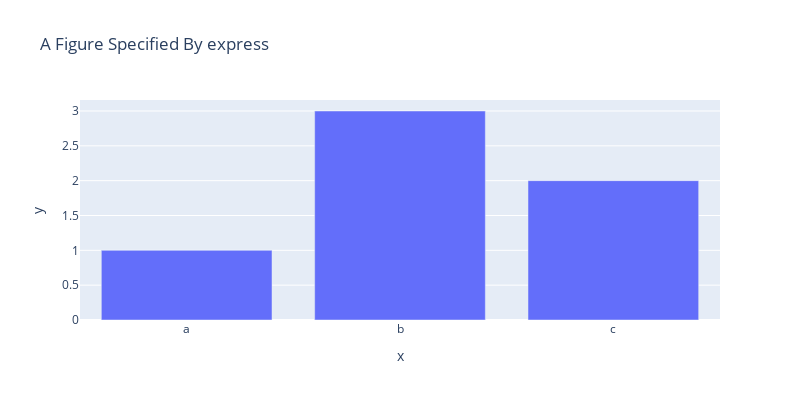

Notebook code cell kept with this figure:
### Markdown cell above
### express 모듈을 활용한 그래프 생성

### Code cell
# 모듈 import 
import plotly.express as px

# Figure 생성
fig = px.bar(x=["a", "b", "c"], y=[1, 3, 2],
            title="A Figure Specified By express",
            width=800, height=400
            )
# Figure 랜더링
fig.show()

### Figure 1 — Plotly figure (JSON) as saved in the notebook; plotly's stock layout.template omitted (floating-point values rounded to 4 significant figures)
{"data": [{"alignmentgroup": "True", "hovertemplate": "x=%{x}<br>y=%{y}<extra></extra>", "legendgroup": "", "marker": {"color": "#636efa", "pattern": {"shape": ""}}, "name": "", "offsetgroup": "", "orientation": "v", "showlegend": false, "textposition": "auto", "type": "bar", "x": ["a", "b", "c"], "xaxis": "x", "y": [1, 3, 2], "yaxis": "y"}], "layout": {"barmode": "relative", "height": 400, "legend": {"tracegroupgap": 0}, "title": {"text": "A Figure Specified By express"}, "width": 800, "xaxis": {"anchor": "y", "autorange": true, "domain": [0, 1], "range": [-0.5, 2.5], "title": {"text": "x"}, "type": "category"}, "yaxis": {"anchor": "x", "autorange": true, "domain": [0, 1], "range": [0, 3.158], "title": {"text": "y"}, "type": "linear"}}}
